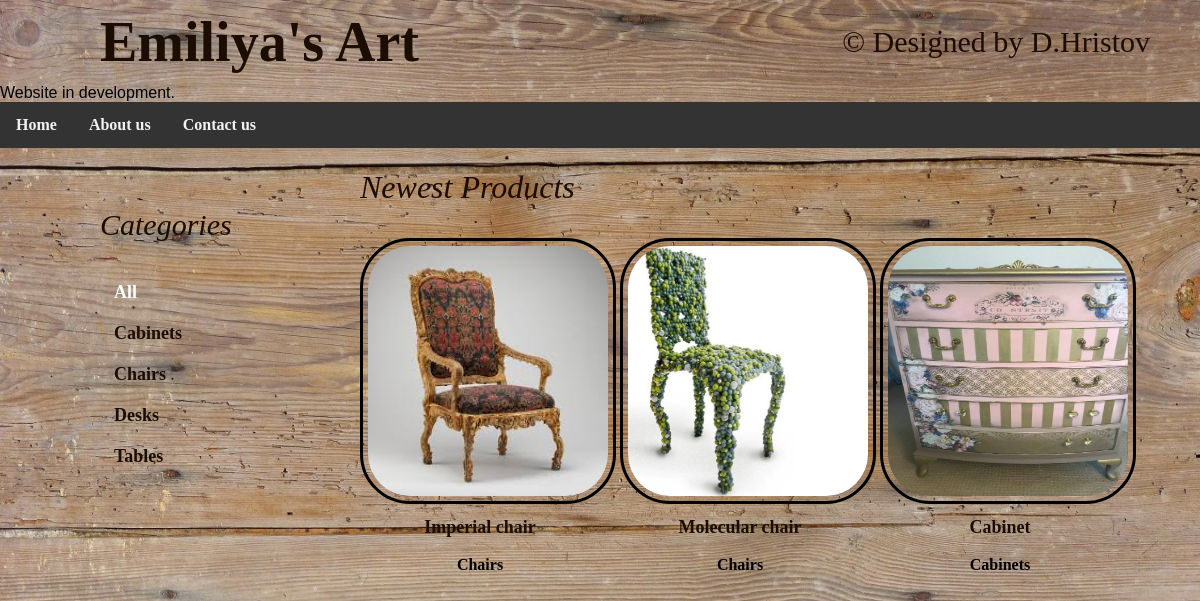
The app's page /, older data.
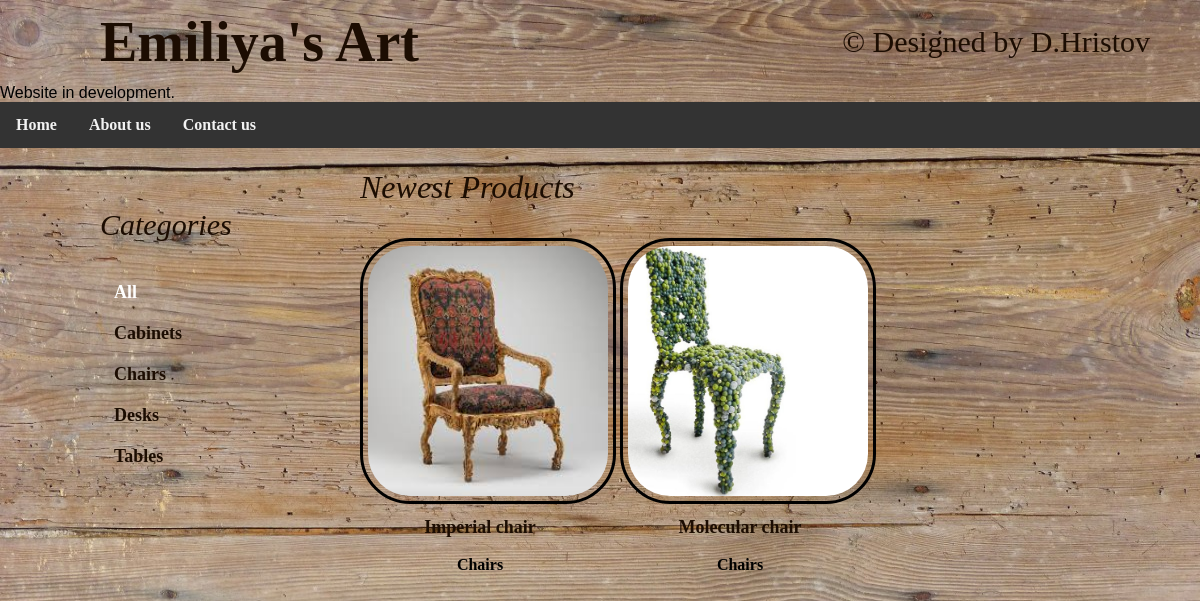
The same page, newer data.
### shop/models.py (models this page shows, shortened)
class Category(models.Model):
    name = models.CharField(max_length=50)
    slug = models.SlugField(max_length=50, unique=True)
    class Meta:
        ordering = ('name',)
        verbose_name = 'category'
        verbose_name_plural = 'categories'
    def __str__(self):
        return self.name
    def get_absolute_url(self):
        return reverse('shop:product_list_by_category', args=[self.slug])

class Product(models.Model):
    category = models.ForeignKey(Category, related_name='products', on_delete=models.CASCADE)
    name = models.CharField(max_length=250, db_index=True)
    slug = models.SlugField(max_length=250, db_index=True)
    image = models.ImageField(upload_to='products/%Y/%m/%d', blank=True)
    description = models.TextField(blank=True)
    created = models.DateTimeField(auto_now_add=True)
    updated = models.DateTimeField(auto_now=True)
    class Meta:
        ordering = ('name',)
        verbose_name = 'product'
        verbose_name_plural = 'products'
        index_together = (('id', 'slug'),)
    def get_absolute_url(self):
        return reverse('shop:product_detail', args=[self.id, self.slug])

### shop/views.py (the view)
# urls.py: path('', views.product_list, name='product_list'),
def product_list(request, category_slug=None):
    category = None
    categories = Category.objects.all()
    products = Product.objects.all().order_by('-id')
    if category_slug:
        category = get_object_or_404(Category, slug=category_slug)
        products = products.filter(category=category)
    return render(request, 'shop/product/list.html', {'category': category, 'categories': categories,
                                                      'products': products[:3]})

### shop/templates/shop/product/list.html (shortened to what this page needs)
{% extends "shop/base.html" %}
{% load static %}
{% block content %}
<div id="sidebar" xmlns="http://www.w3.org/1999/html">
    <h3 style="font-size:30px">Categories</h3>
    <ul>
        <li {% if not category %}class="selected" {% endif %}>
            <a href="{% url 'shop:product_list' %}">All</a>
        </li>
        {% for c in categories %}
        <li >
            <a href="{{ c.get_absolute_url }}">{{ c.name }}</a>
        </li>
        {% endfor %}
    </ul>
</div>
<div id="main" class="product-list">
    <h1>{% if category %}{{ category.name }}{% else %}Newest Products{% endif %}</h1>
    {% for product in products %}
    <div class="item">
        <a href="{{ product.get_absolute_url }}">
            <img src="{% if product.image %}{{ product.image.url }}{%else %}{% static 'img/no_image.png' %}{% endif %}"
                 width="900px" height="250px">
        </a>
        <a href="{{ product.get_absolute_url }}">{{ product.name }}</a>
        <p>{{ product.category }}</p>
    </div>
    {% endfor %}
</div>
{% endblock %}

### shop/templates/shop/base.html (shortened to what this page needs)
{% load static %}
<!DOCTYPE html>
<html>
<head>
    <link href="{% static 'css/base.css' %}" rel="stylesheet">
</head>
<body>
<div id="header">
    <a href="/" class="logo">Emiliya's Art</a>
</div>
<div class="footer">
    <footer>&copy; Designed by D.Hristov</footer>
</div>
<body>
    <marquee direction="scroll">Website in development.</marquee>
</body>
<div class="topnav">
    <a class="active"></a>
    <a href="/" style="float:left;">Home</a>
    <a href="/about_us" style="float:left;">About us</a>
    <a href="/contact" style="float:left;">Contact us</a>
</div>
<div id="content">
    {% block content %}
    {% endblock %}
</div>
</body>
</html>

### shop/static/css/base.css (style rules this page uses)
body { margin:0; padding:0; font-family:helvetica, sans-serif; background-image:url('background-image.jpg'); background-repeat:no-repeat; background-attachment:fixed; background-size:100% 100%; }
h1, h2, h3, h4, h5 , h6 { font-family:'https://www.1001fonts.com/ubuntu-font.html'; font-weight:normal; font-style:italic; color:#1c0d02; }
a { font-family: 'https://www.1001fonts.com/ubuntu-font.html'; font-weight:bold; text-decoration:none; color:#1c0d02; font-size:18px }
p { font-family: 'https://www.1001fonts.com/ubuntu-font.html'; font-weight:bold; }
#header { padding:10px 100px; font-size:18px; overflow:auto; }
#header .logo { font-family:'Allura', cursive; font-weight:bold; float:left; color:#1c0d02; font-size:56px; margin-right:10%; }
#content { padding:0 100px; overflow:hidden; }
#sidebar { width:240px; padding:30px 20px 0 0; float:left; }
#sidebar ul { margin:0; padding:0; }
#sidebar ul li { margin:0; list-style:none; padding:10px 14px; }
#sidebar ul li a { display:block; }
#sidebar ul li.selected { border-radius:4px; }
#sidebar ul li.selected a { color:#fff; }
#main { float:left; width: 96%; margin-right:-220px; overflow:hidden; }
.product-list .item { width:25%; padding:10px 20px 10px 0; float:left; text-align:center; line-height:1.2; }
.product-list .item img { width:100%; margin-bottom:8px; border: 3px solid #000; border-radius: 50px; padding: 5px; }
.topnav { background-color: #333; overflow: hidden; }
.topnav a { color: #f2f2f2; text-align: center; text-decoration: none; font-size: 16px; padding: 14px 16px; }
.topnav a.active { color: #fff; }
footer { font-family:'Allura', cursive; font-weight:normal; color:#1c0d02; position:fixed; top:25px; right:50px; font-size:30px; }

Row changes from the older to the newer data that the page shows:
removed Product: image (picture), name "Cabinet", category "Cabinets"
